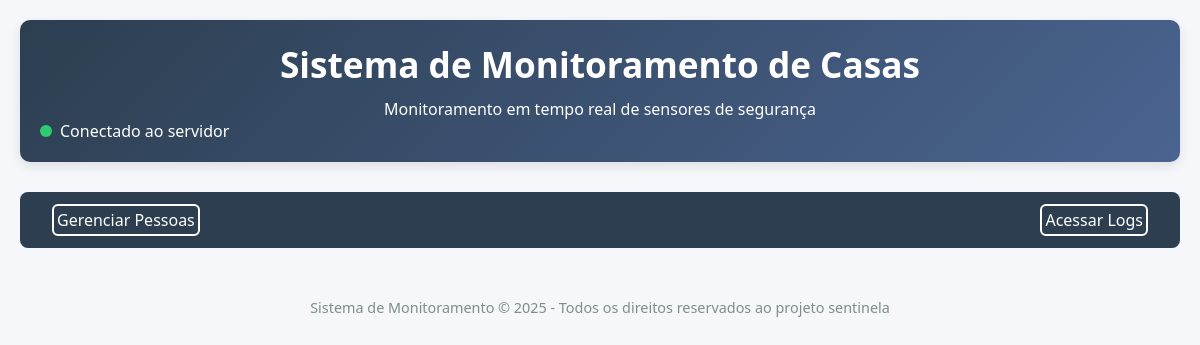
Before: / with the older database file.
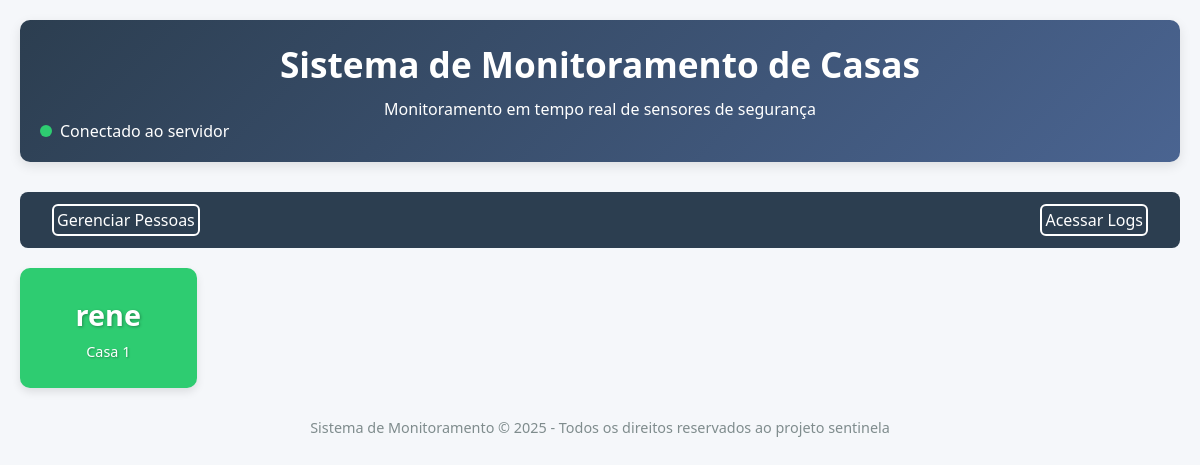
After: the same page with the newer database file.
### database/models_db.py (models this page shows, shortened)
class PessoaDB(Base):
    __tablename__ = 'pessoas'
    id_pessoa = Column(Integer, primary_key=True)
    nome = Column(String)
    data_nascimento = Column(String)
    telefone = Column(String)
    telefone_emergencia = Column(String)
    historico_medico = Column(String)
    numero_casa = Column(String)

### server.py (the view)
@app.route('/')
def monitoramento():
    session = Session()
    try:
        dao = PessoaDAO(session)
        pessoas = dao.obter_todas_pessoas()
        return render_template('condominio.html', pessoas=pessoas)
    finally:
        session.close()

### database/dao.py (called while the page is built)
    def obter_todas_pessoas(self):
        return self.session.query(PessoaDB).all()

### templates/condominio.html (shortened to what this page needs)
<!DOCTYPE html>
<html lang="pt-BR">
<head>
    <link rel="stylesheet" href="../static/css/condominio.css">
</head>
<body>
    <div class="container">
        <header>
            <h1>Sistema de Monitoramento de Casas</h1>
            <p>Monitoramento em tempo real de sensores de segurança</p>
            <div class="status-indicator">
                <div class="status-dot connected" id="statusDot"></div>
                <span id="statusText">Conectado ao servidor</span>
            </div>
        </header>
        <div class="status-bar">
            <a href="/pessoa/homepessoa" target="_blank">Gerenciar Pessoas</a>
            <a href="/logs" target="_blank">Acessar Logs</a>
        </div>
        <div class="houses-grid" >
            {% for pessoa in pessoas %}
                <div class="house normal" id="house{{pessoa.numero_casa}}" onclick="mostrarDetalhes({{pessoa.id_pessoa}}, {{pessoa.numero_casa}})">
                    <div class="house-id">{{pessoa.nome}}</div>
                    <div class="house-status">Casa {{pessoa.numero_casa}}</div>
                </div>
            {% endfor %}
        </div>
        <footer>
            <p>Sistema de Monitoramento &copy; 2025 - Todos os direitos reservados ao projeto sentinela </p>
        </footer>
    </div>
</body>
</html>

Changed rows visible on the page:
added PessoaDB: nome "rene", numero_casa "1"
